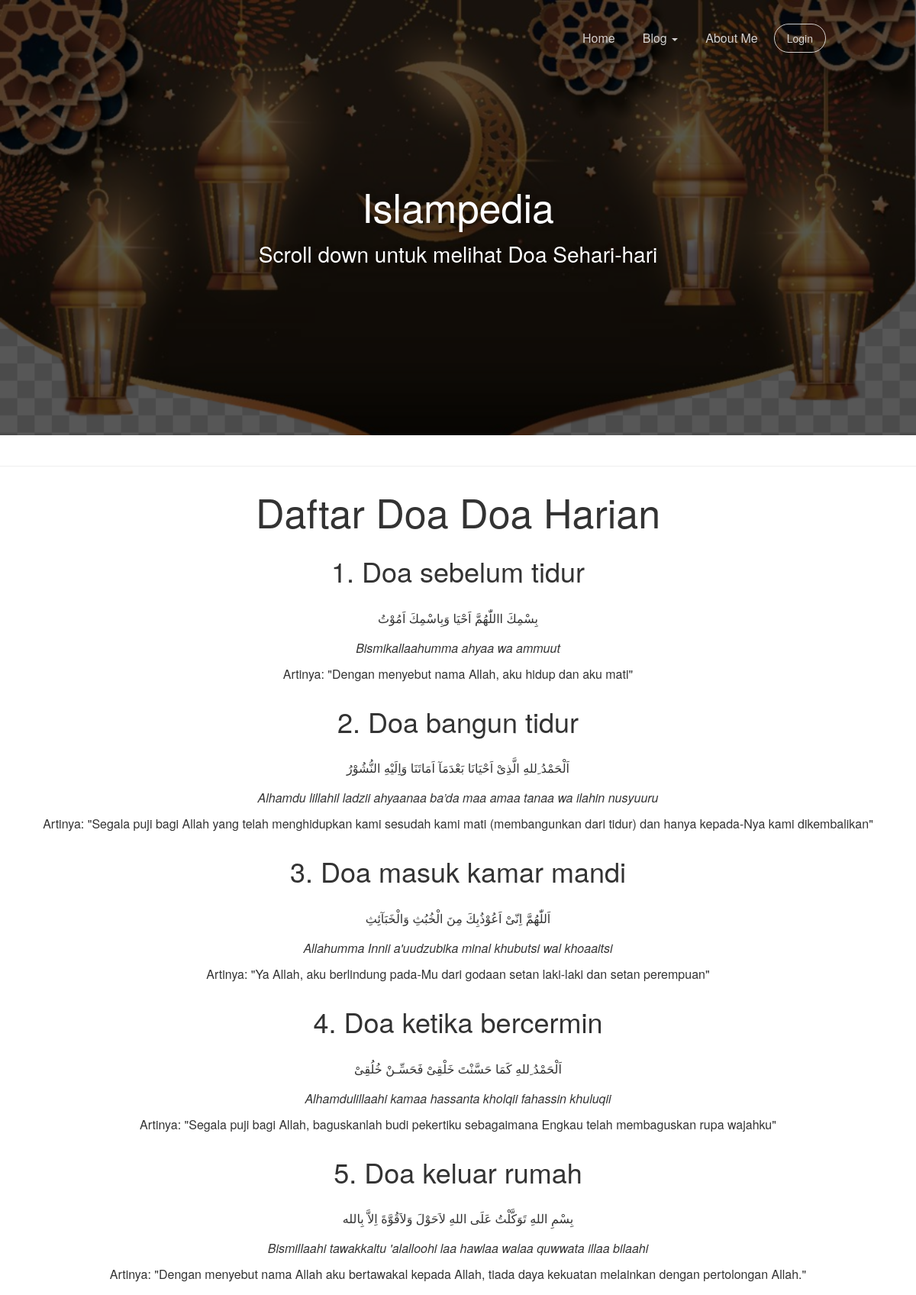
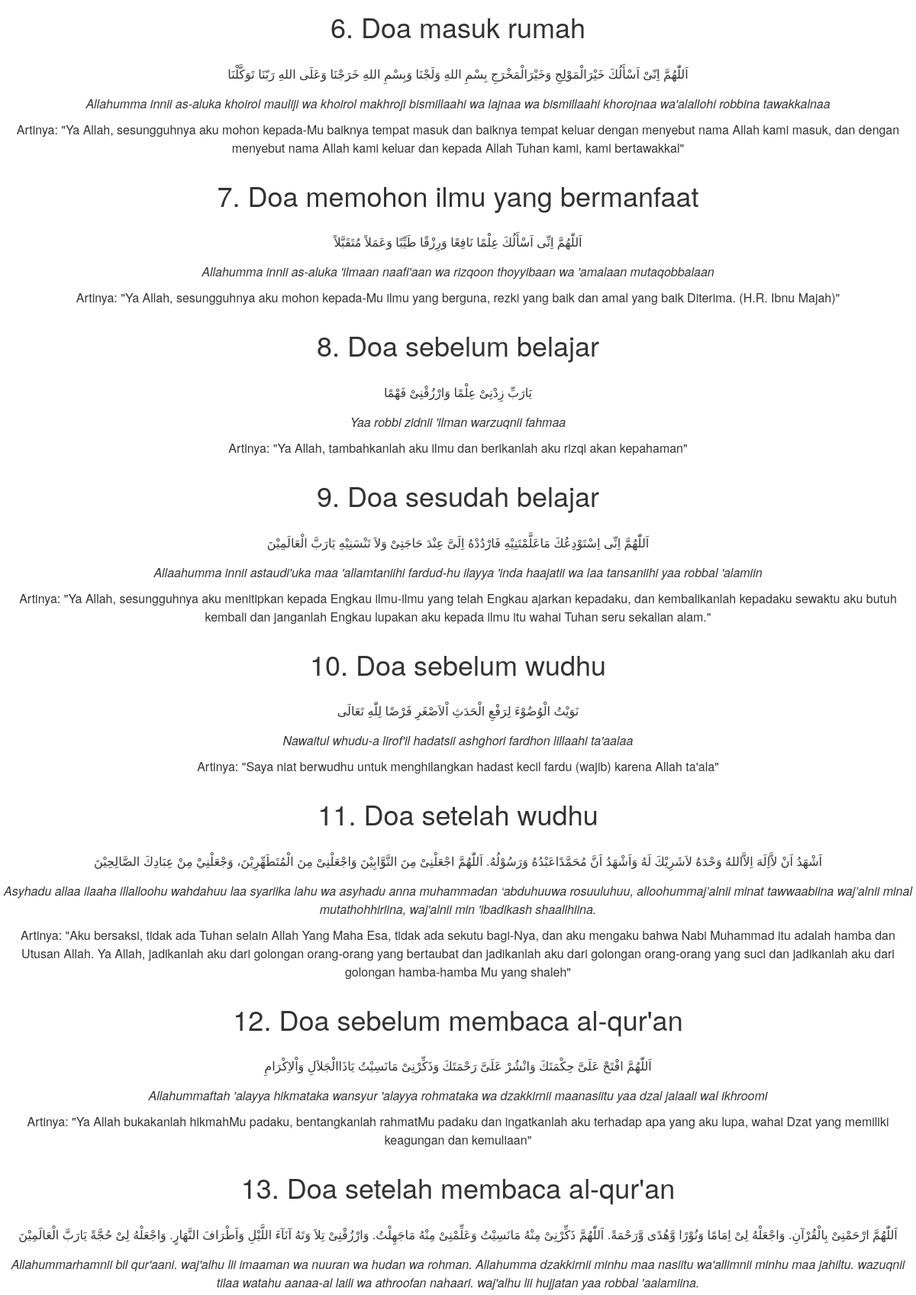
The page /doa (upper part) on the database its author committed (2 pictures, top to bottom).
### blog/models.py (models this page shows, shortened)
class Doa(models.Model):
    id = models.IntegerField(primary_key=True)
    doa = models.CharField(max_length=100)
    ayat = models.CharField(max_length=1000)
    latin = models.TextField()
    artinya = models.TextField()

### islampedia/views.py (the view)
# urls.py: path('doa',doa, name='tabel_doa'),
def doa(request):
    template_name = 'front/doa.html'
    blog = Artikel.objects.all()
    doa = Doa.objects.all()
    sholat = Sholat.objects.all()
    context = {
        'title':'Blog me',
        'welcome':'ini page about',
        'blog':blog,
        'doa':doa,
        'sholat':sholat,
    }
    return render(request, template_name, context)

### templates/front/doa.html (shortened to what this page needs)
{% load static %}
<!doctype html>
<html lang="en">
<head>
    <link href="{% static 'bootstrap3/css/bootstrap.min.css' %}" rel="stylesheet" />
    <link href="{% static 'front/css/gsdk.css' %}" rel="stylesheet"/>
    <link href="{% static 'front/css/examples.css' %}" rel="stylesheet"/>
    <link href="http://maxcdn.bootstrapcdn.com/font-awesome/4.4.0/css/font-awesome.min.css" rel="stylesheet">
    <link href="{% static 'front/css/pe-icon-7-stroke.css' %}" rel="stylesheet" />
</head>
<body class="blog-page">
<nav class="navbar navbar-inverse navbar-transparent navbar-fixed-top" role="navigation">
    <div class="container">
    <div class="collapse navbar-collapse">
        <ul  class="nav navbar-nav navbar-right">
              <li>
                  <a href="{% url 'home' %}">
                       Home
                  </a>
              </li>
                <li class="dropdown">
                    <a href="#" class="dropdown-toggle" data-toggle="dropdown">
                        Blog
                        <b class="caret"></b>
                    </a>
                </li>
            <li>
                <a href="{% url 'about_us' %}">
                     About Me
                </a>
            </li>
            <li>
                {% if request.user.is_anonymous %}
                    <a href="{% url 'login' %}" class="btn btn-round btn-default">Login</a>
                {% else %}
                    <a href="{% url 'dashboard' %}" class="btn btn-round btn-default">Dashboard</a>
                {% endif %}
            </li>
         </ul>
      </div>
  </div>
</nav>
<div class="wrapper">
    <div class="parallax filter-black">
        <div class="parallax-image">
            <img src="{% static 'front/img/blabla.png' %}" alt="..." />
        </div>
        <div class="small-info">
            <h1>Islampedia</h1>
            <h3>Scroll down untuk melihat Doa Sehari-hari</h3>
        </div>
    </div>
    <br><hr>
    <center><h1> Daftar Doa Doa Harian </h1></center>
    {% for a in doa %}
    <center><div class="mdk-body-paragraph paging-content elementimpressions-initialized" data-paging_num="2">
        <center><h2 class="title-dt-paging">{{a.id}}. {{a.doa}}</h2></center>
            <center><h2><p style="">{{a.ayat}}</p></h2></center>
                <center><p style=""><em>{{a.latin}}</em></p></center>
                    <center><p style="">Artinya: "{{a.artinya}}"</p></center>
      </div>
    </div></center>
    {% endfor %}
</body>
</html>

### static/front/css/examples.css (style rules this page uses)
.parallax { width: 100%; height: 570px; overflow: hidden; display: block; }
.parallax .small-info { color: #FFFFFF; text-shadow: 0 0 10px rgba(0, 0, 0, 0.27); top: 37%; position: absolute; text-align: center; width: 100%; z-index: 2; }
.parallax .small-info h3 { max-width: 790px; margin: 0 auto; line-height: 1.4; }
.parallax .parallax-image img { width: 100%; position: relative; }
.filter-black { position: relative; }
.filter-black:after { position: absolute; left: 0; top: 0; width: 100%; height: 100%; display: block; z-index: 1; background-color: rgba(0, 0, 0, 0.66); content: ""; }
.about-us .container, .contact-us .container, .pricing .container, .blog-page .container, .ecommerce .container, .home .container, .product-page .container, .blog-post .container { max-width: 970px; }

### rows shown on the page
Doa: id "1", doa "Doa sebelum tidur", ayat "بِسْمِكَ االلّٰهُمَّ اَحْيَا وَبِاسْمِكَ اَمُوْتُ", latin "Bismikallaahumma ahyaa wa ammuut", artinya "Dengan menyebut nama Allah, aku hidup dan aku mati"
Doa: id "2", doa "Doa bangun tidur", ayat "اَلْحَمْدُ ِللهِ الَّذِىْ اَحْيَانَا بَعْدَمَآ اَمَاتَنَا وَاِلَيْهِ النُّشُوْرُ", latin "Alhamdu lillahil ladzii ahyaanaa ba’da maa amaa tanaa wa ilahin nusyuuru", artinya "Segala puji bagi Allah yang telah menghidupkan kami sesudah kami mati (membangunkan dari tidur) dan hanya kepada-Nya kami dikembalikan"
Doa: id "3", doa "Doa masuk kamar mandi", ayat "اَللّٰهُمَّ اِنّىْ اَعُوْذُبِكَ مِنَ الْخُبُثِ وَالْخَبَآئِثِ", latin "Allahumma Innii a'uudzubika minal khubutsi wal khoaaitsi", artinya "Ya Allah, aku berlindung pada-Mu dari godaan setan laki-laki dan setan perempuan"
Doa: id "4", doa "Doa ketika bercermin", ayat "اَلْحَمْدُ ِللهِ كَمَا حَسَّنْتَ خَلْقِىْ فَحَسِّـنْ خُلُقِىْ", latin "Alhamdulillaahi kamaa hassanta kholqii fahassin khuluqii", artinya "Segala puji bagi Allah, baguskanlah budi pekertiku sebagaimana Engkau telah membaguskan rupa wajahku"
Doa: id "5", doa "Doa keluar rumah", ayat "بِسْمِ اللهِ تَوَكَّلْتُ عَلَى اللهِ لاَحَوْلَ وَلاَقُوَّةَ اِلاَّ بِالله", latin "Bismillaahi tawakkaltu 'alalloohi laa hawlaa walaa quwwata illaa bilaahi", artinya "Dengan menyebut nama Allah aku bertawakal kepada Allah, tiada daya kekuatan melainkan dengan pertolongan Allah."
Doa: id "6", doa "Doa masuk rumah", ayat "اَللّٰهُمَّ اِنّىْ اَسْأَلُكَ خَيْرَالْمَوْلِجِ وَخَيْرَالْمَخْرَجِ بِسْمِ اللهِ وَلَجْنَا وَبِسْمِ اللهِ خَرَجْنَا وَعَلَى اللهِ رَبّنَا تَوَكَّلْنَا", latin "Allahumma innii as-aluka khoirol mauliji wa khoirol makhroji bismillaahi wa lajnaa wa bismillaahi khorojnaa wa'alallohi robbina tawakkalnaa", artinya "Ya Allah, sesungguhnya aku mohon kepada-Mu baiknya tempat masuk dan baiknya tempat keluar dengan menyebut nama Allah kami masuk, dan dengan menyebut nama Allah kami keluar dan kepada Allah Tuhan kami, kami bertawakkal"
Doa: id "7", doa "Doa memohon ilmu yang bermanfaat", ayat "اَللّٰهُمَّ اِنِّى اَسْأَلُكَ عِلْمًا نَافِعًا وَرِزْقًا طَيِّبًا وَعَمَلاً مُتَقَبَّلاً", latin "Allahumma innii as-aluka 'ilmaan naafi'aan wa rizqoon thoyyibaan wa 'amalaan mutaqobbalaan", artinya "Ya Allah, sesungguhnya aku mohon kepada-Mu ilmu yang berguna, rezki yang baik dan amal yang baik Diterima. (H.R. Ibnu Majah)"
Doa: id "8", doa "Doa sebelum belajar", ayat "يَارَبِّ زِدْنِىْ عِلْمًا وَارْزُقْنِىْ فَهْمًا", latin "Yaa robbi zidnii 'ilman warzuqnii fahmaa", artinya "Ya Allah, tambahkanlah aku ilmu dan berikanlah aku rizqi akan kepahaman"
Doa: id "9", doa "Doa sesudah belajar", ayat "اَللّٰهُمَّ اِنِّى اِسْتَوْدِعُكَ مَاعَلَّمْتَنِيْهِ فَارْدُدْهُ اِلَىَّ عِنْدَ حَاجَتِىْ وَلاَ تَنْسَنِيْهِ يَارَبَّ الْعَالَمِيْنَ", latin "Allaahumma innii astaudi'uka maa 'allamtaniihi fardud-hu ilayya 'inda haajatii wa laa tansaniihi yaa robbal 'alamiin", artinya "Ya Allah, sesungguhnya aku menitipkan kepada Engkau ilmu-ilmu yang telah Engkau ajarkan kepadaku, dan kembalikanlah kepadaku sewaktu aku butuh kembali dan janganlah Engkau lupakan aku kepada ilmu itu wahai Tuhan seru sekalian alam."
Doa: id "10", doa "Doa sebelum wudhu", ayat "نَوَيْتُ الْوُضُوْءَ لِرَفْعِ الْحَدَثِ اْلاَصْغَرِ فَرْضًا لِلّٰهِ تَعَالَى", latin "Nawaitul whudu-a lirof'il hadatsii ashghori fardhon lillaahi ta'aalaa", artinya "Saya niat berwudhu untuk menghilangkan hadast kecil fardu (wajib) karena Allah ta'ala"
Doa: id "11", doa "Doa setelah wudhu", ayat "اَشْهَدُ اَنْ لاَّاِلَهَ اِلاَّاللهُ وَحْدَهُ لاَشَرِيْكَ لَهُ وَاَشْهَدُ اَنَّ مُحَمَّدًاعَبْدُهُ وَرَسُوْلُهُ. اَللّٰهُمَّ اجْعَلْنِىْ مِنَ التَّوَّابِيْنَ وَاجْعَلْنِىْ مِنَ الْمُتَطَهِّرِيْنَ، وَجْعَلْنِيْ مِنْ عِبَادِكَ الصَّالِحِيْنَ", latin "Asyhadu allaa ilaaha illalloohu wahdahuu laa syariika lahu wa asyhadu anna muhammadan ‘abduhuuwa rosuuluhuu, alloohummaj’alnii minat tawwaabiina waj’alnii minal mutathohhiriina, waj'alnii min 'ibadikash shaalihiina.", artinya "Aku bersaksi, tidak ada Tuhan selain Allah Yang Maha Esa, tidak ada sekutu bagi-Nya, dan aku mengaku bahwa Nabi Muhammad itu adalah hamba dan Utusan Allah. Ya Allah, jadikanlah aku dari golongan orang-orang yang bertaubat dan jadikanlah aku dari golongan orang-orang yang suci dan jadikanlah aku dari golongan hamba-hamba Mu yang shaleh"
Doa: id "12", doa "Doa sebelum membaca al-qur'an", ayat "اَللّٰهُمَّ افْتَحْ عَلَىَّ حِكْمَتَكَ وَانْشُرْ عَلَىَّ رَحْمَتَكَ وَذَكِّرْنِىْ مَانَسِيْتُ يَاذَاالْجَلاَلِ وَاْلاِكْرَامِ", latin "Allahummaftah 'alayya hikmataka wansyur 'alayya rohmataka wa dzakkirnii maanasiitu yaa dzal jalaali wal ikhroomi", artinya "Ya Allah bukakanlah hikmahMu padaku, bentangkanlah rahmatMu padaku dan ingatkanlah aku terhadap apa yang aku lupa, wahai Dzat yang memiliki keagungan dan kemuliaan"
Doa: id "13", doa "Doa setelah membaca al-qur'an", ayat "اَللّٰهُمَّ ارْحَمْنِىْ بِالْقُرْآنِ. وَاجْعَلْهُ لِىْ اِمَامًا وَنُوْرًا وَّهُدًى وَّرَحْمَةً. اَللّٰهُمَّ ذَكِّرْنِىْ مِنْهُ مَانَسِيْتُ وَعَلِّمْنِىْ مِنْهُ مَاجَهِلْتُ. وَارْزُقْنِىْ تِلاَ وَتَهُ آنَآءَ اللَّيْلِ وَاَطْرَافَ النَّهَارٍ. وَاجْعَلْهُ لِىْ حُجَّةً يَارَبَّ الْعَالَمِيْنَ", latin "Allahummarhamnii bil qur'aani. waj'alhu lii imaaman wa nuuran wa hudan wa rohman. Allahumma dzakkirnii minhu maa nasiitu wa'allimnii minhu maa jahiltu. wazuqnii tilaa watahu aanaa-al laili wa athroofan nahaari. waj'alhu lii hujjatan yaa robbal 'aalamiina."
